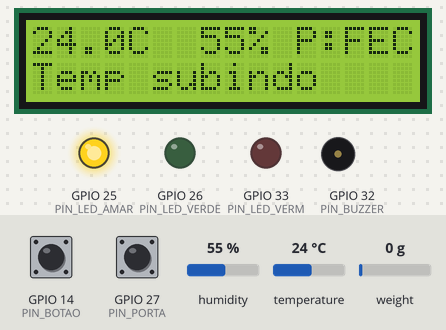
Bench run of a sketch on a simulated ESP32. On the bench: 16×2 character LCD, output pins drawn as LEDs (lit = HIGH), buzzer (waves = sounding). The test bench sets the inputs (shaded band); at power-on: temperature 24 °C, weight on the scale 0 g, GPIO 27 (PIN_PORTA) LOW, GPIO 14 (PIN_BOTAO) HIGH, humidity 55 %. WiFi joins after 1.5 s; servers stay silent unless stated; random numbers use the default seed unless the sketch sets one; no MQTT or app messages arrive unless stated; what the sketch prints to the serial monitor is not drawn.

Above: at 2.9 s.
3.0 s: temperature set to 8.8 °C
At 5.0 s:
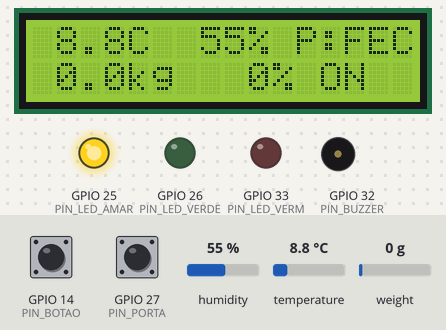
8.1 s: temperature set to 7.4 °C
At 10.8 s:
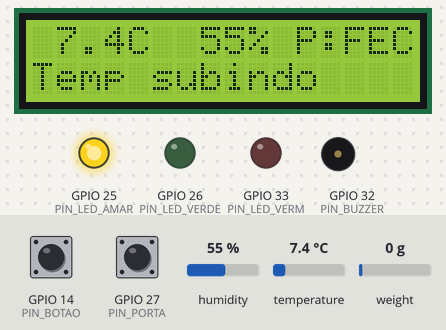
10.9 s: temperature set to 5.6 °C
At 13.2 s:
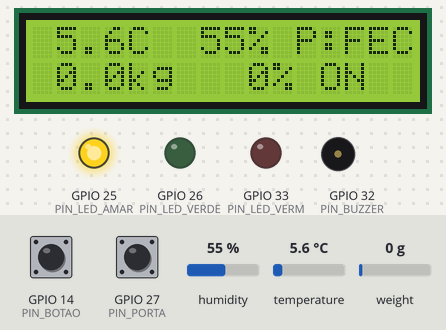
17.3 s: temperature set to 4.7 °C
At 19.5 s:
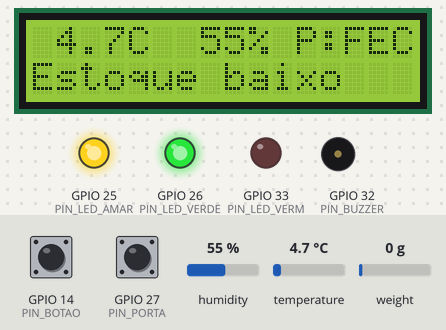
21.5 s: weight on the scale set to 100 g
At 24.5 s:
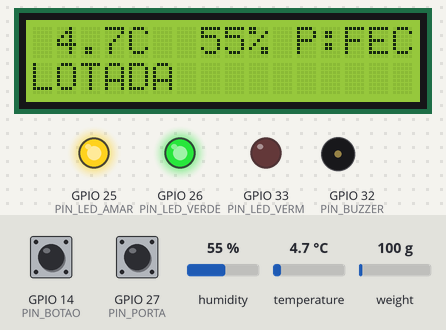
27.9 s: GPIO 27 (PIN_PORTA) pulled HIGH for 0.15 s
At 28.8 s:
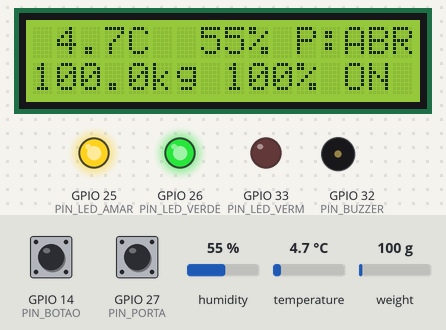
Timing chart, 0 to 30.9 s (numbered marks = the images above; inputs shaded):
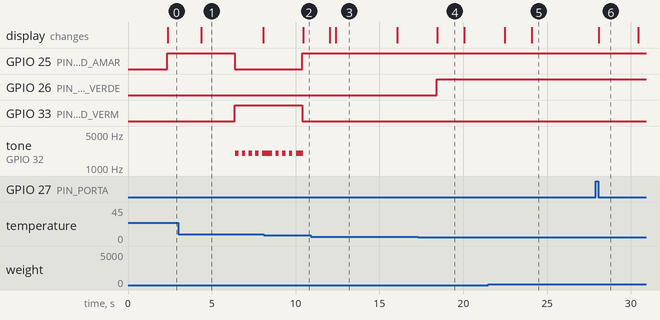

The sketch:

sketch.ino
```cpp
// =====================================================================
//  Geladeira Solidaria Inteligente - no IoT da geladeira (ESP32)
//  Global Solution 2026/2 - CitizenTech - FIAP 2TDSPA
//  Disciplina: Disruptive Architectures: IoT, IoB & Generative IA
//
//  O que este codigo faz, a cada 2 segundos:
//    1. Le temperatura e umidade (DHT22), a porta (sensor magnetico,
//       simulado por uma chave deslizante) e o peso dos alimentos
//       (celula de carga + HX711).
//    2. Decide o nivel da geladeira (OK / INFO / ATENCAO / CRITICO) com
//       as regras de regras.h e acende o LED da cor certa, toca o buzzer
//       quando precisa de alguem la e mostra tudo no LCD.
//    3. Publica no broker MQTT: telemetria a cada 10 s, alertas quando o
//       nivel muda, eventos de porta na hora e o resumo de uso (IoB).
//    4. Escuta comandos remotos (silenciar, mudar intervalo, tarar balanca).
//
//  Sem Wi-Fi ou sem broker, a geladeira continua funcionando sozinha
//  (LEDs, buzzer e LCD) e guarda as ultimas mensagens para mandar depois.
// =====================================================================
#include <WiFi.h>
#include <PubSubClient.h>
#include <DHTesp.h>
#include <HX711.h>
#include <Wire.h>
#include <LiquidCrystal_I2C.h>
#include "regras.h"

// ----------------------------- Configuracao --------------------------
// Wi-Fi do simulador Wokwi (sem senha). Na geladeira real, troque pela
// rede do local onde ela esta instalada.
const char* WIFI_SSID  = "Wokwi-GUEST";
const char* WIFI_SENHA = "";

// Broker MQTT publico, so para o prototipo (veja "Limitacoes" no README).
const char* MQTT_BROKER = "broker.hivemq.com";
const int   MQTT_PORTA  = 1883;

// Id da geladeira na API Java (3 = Geladeira Solidaria Heliopolis).
const int GELADEIRA_ID = 3;

// Capacidade usada para calcular a ocupacao. A celula de carga do
// simulador vai ate 50 kg; numa geladeira real seria a capacidade dela.
const float CAPACIDADE_KG = 50.0;

// Calibracao da celula de carga de 50 kg do Wokwi: leitura bruta de
// 0 a 21000 para 0 a 50 kg  ->  21000 / 50 = 420 unidades por kg.
const float ESCALA_HX711 = 420.0;

// Tempos
const unsigned long LEITURA_MS     = 2000;           // le os sensores
unsigned long       telemetriaMs   = 10000;          // publica telemetria (muda por comando)
const unsigned long JANELA_USO_MS  = 2UL * 60000UL;  // resumo de uso a cada 2 min (demo)
const unsigned long SILENCIO_MS    = 5UL * 60000UL;  // botao silencia o buzzer por 5 min
const unsigned long RECONEXAO_MS   = 5000;           // tenta reconectar a cada 5 s
const unsigned long PAGINA_LCD_MS  = 4000;           // troca a 2a linha do LCD

// ------------------------------- Pinos -------------------------------
const int PIN_DHT       = 15;
const int PIN_HX_DT     = 16;
const int PIN_HX_SCK    = 4;
const int PIN_PORTA     = 27;  // chave: ligada ao GND = porta FECHADA
const int PIN_BOTAO     = 14;  // botao do voluntario: silenciar buzzer
const int PIN_LED_VERDE = 26;
const int PIN_LED_AMAR  = 25;
const int PIN_LED_VERM  = 33;
const int PIN_BUZZER    = 32;
// LCD I2C: SDA = GPIO 21, SCL = GPIO 22 (padrao do ESP32)

// ------------------------------ Objetos ------------------------------
WiFiClient wifiClient;
PubSubClient mqtt(wifiClient);
DHTesp dht;
HX711 balanca;
LiquidCrystal_I2C lcd(0x27, 16, 2);

// Topicos: geladeira-solidaria/rm567693/geladeira/3/<tipo>
// O RM no caminho evita misturar com outros projetos no broker publico.
const char* TOPICO_RAIZ = "geladeira-solidaria/rm567693/geladeira";
char topTelemetria[80], topAlerta[80], topPorta[80], topUso[80], topStatus[80], topComando[80];

// ------------------------------ Estado -------------------------------
float temperaturaC = 0, umidadePct = 0, pesoKg = 0, ocupacaoPct = 0;
bool  sensorOk = false;
int   leiturasQuentes = 0;

bool  portaAberta = false;
unsigned long portaAbertaDesde = 0;     // quando abriu (para o alerta)
unsigned long portaContadaDesde = 0;    // desde quando o tempo aberto entra na janela de uso
int   leituraPortaAnterior = LOW;
unsigned long portaMudouEm = 0;

Avaliacao avaliacao = { NIVEL_OK, MOTIVO_NENHUM };
Avaliacao avaliacaoPublicada = { NIVEL_OK, MOTIVO_NENHUM };
bool  primeiraAvaliacao = true;

unsigned long silenciadoAte = 0;
UsoPorta uso = { 0, 0, 0 };
unsigned long seq = 0;

unsigned long ultimaLeitura = 0, ultimaTelemetria = 0, ultimaJanelaUso = 0;
unsigned long ultimaTentativaWifi = 0, ultimaTentativaMqtt = 0, ultimaPaginaLcd = 0;
int paginaLcd = 0;

// --------------- Fila offline (mensagens sem conexao) ----------------
// Guarda ate 15 mensagens; se encher, descarta a mais antiga.
const int FILA_MAX = 15;
char filaTopico[FILA_MAX][80];
char filaMsg[FILA_MAX][300];
int  filaInicio = 0, filaTamanho = 0;

void enfileirar(const char* topico, const char* msg) {
  int pos = (filaInicio + filaTamanho) % FILA_MAX;
  if (filaTamanho == FILA_MAX) {               // cheia: perde a mais antiga
    filaInicio = (filaInicio + 1) % FILA_MAX;
    pos = (filaInicio + filaTamanho - 1) % FILA_MAX;
  } else {
    filaTamanho++;
  }
  strncpy(filaTopico[pos], topico, sizeof(filaTopico[pos]) - 1);
  filaTopico[pos][sizeof(filaTopico[pos]) - 1] = '\0';
  strncpy(filaMsg[pos], msg, sizeof(filaMsg[pos]) - 1);
  filaMsg[pos][sizeof(filaMsg[pos]) - 1] = '\0';
}

void esvaziarFila() {
  int enviadas = 0;
  while (filaTamanho > 0 && mqtt.connected()) {
    if (!mqtt.publish(filaTopico[filaInicio], filaMsg[filaInicio])) break;
    filaInicio = (filaInicio + 1) % FILA_MAX;
    filaTamanho--;
    enviadas++;
  }
  if (enviadas > 0) {
    Serial.printf("[MQTT] %d mensagem(ns) guardada(s) offline foram enviadas\n", enviadas);
  }
}

// Publica; se nao der, guarda na fila para mandar quando reconectar.
void publicar(const char* topico, const char* msg, bool guardarSeFalhar = true) {
  if (mqtt.connected() && mqtt.publish(topico, msg)) {
    Serial.printf("[MQTT] -> %s %s\n", topico, msg);
    return;
  }
  if (guardarSeFalhar) {
    enfileirar(topico, msg);
    Serial.printf("[MQTT] offline, guardado na fila (%d/%d)\n", filaTamanho, FILA_MAX);
  }
}

// ------------------------------ Conexao ------------------------------
void tratarComando(char* topico, byte* payload, unsigned int tamanho);

void conectarWifi() {
  if (WiFi.status() == WL_CONNECTED) return;
  if (millis() - ultimaTentativaWifi < RECONEXAO_MS && ultimaTentativaWifi != 0) return;
  ultimaTentativaWifi = millis();
  Serial.println("[WiFi] conectando...");
  WiFi.disconnect();
  WiFi.begin(WIFI_SSID, WIFI_SENHA, 6);   // canal 6: conecta mais rapido no Wokwi
}

void conectarMqtt() {
  if (WiFi.status() != WL_CONNECTED || mqtt.connected()) return;
  if (millis() - ultimaTentativaMqtt < RECONEXAO_MS && ultimaTentativaMqtt != 0) return;
  ultimaTentativaMqtt = millis();

  char clientId[40];
  snprintf(clientId, sizeof(clientId), "geladeira-%d-%04lx", GELADEIRA_ID, (unsigned long)random(0xffff));
  Serial.printf("[MQTT] conectando em %s como %s...\n", MQTT_BROKER, clientId);

  // "Last Will": se a geladeira cair sem avisar, o broker publica "offline".
  if (mqtt.connect(clientId, topStatus, 1, true, "{\"online\":false}")) {
    Serial.println("[MQTT] conectado");
    mqtt.publish(topStatus, "{\"online\":true}", true);
    mqtt.subscribe(topComando);
    esvaziarFila();
  } else {
    Serial.printf("[MQTT] falhou (codigo %d), tento de novo em 5 s\n", mqtt.state());
  }
}

// --------------------------- Leitura e regra --------------------------
void lerSensores() {
  TempAndHumidity d = dht.getTempAndHumidity();
  sensorOk = (dht.getStatus() == 0) && !isnan(d.temperature) && !isnan(d.humidity);
  if (sensorOk) {
    temperaturaC = d.temperature;
    umidadePct = d.humidity;
  }

  if (balanca.wait_ready_timeout(200)) {
    pesoKg = balanca.get_units(3);
    if (pesoKg < 0) pesoKg = 0;      // ruido perto de zero
  }
  ocupacaoPct = calcularOcupacao(pesoKg, CAPACIDADE_KG);

  leiturasQuentes = atualizarLeiturasQuentes(leiturasQuentes, temperaturaC, sensorOk);
}

unsigned long tempoPortaAberta() {
  return portaAberta ? millis() - portaAbertaDesde : 0;
}

void montarTelemetria(char* buf, size_t tam) {
  snprintf(buf, tam,
    "{\"geladeiraId\":%d,\"seq\":%lu,\"sensorOk\":%s,\"temperaturaC\":%.1f,\"umidadePct\":%.1f,"
    "\"portaAberta\":%s,\"portaAbertaSeg\":%lu,\"pesoKg\":%.1f,\"ocupacaoPct\":%.1f,"
    "\"nivel\":\"%s\",\"motivo\":\"%s\",\"uptimeSeg\":%lu,\"rssi\":%d}",
    GELADEIRA_ID, ++seq, sensorOk ? "true" : "false", temperaturaC, umidadePct,
    portaAberta ? "true" : "false", tempoPortaAberta() / 1000, pesoKg, ocupacaoPct,
    nomeNivel(avaliacao.nivel), nomeMotivo(avaliacao.motivo), millis() / 1000,
    WiFi.status() == WL_CONNECTED ? (int)WiFi.RSSI() : 0);
}

void publicarTelemetria() {
  char buf[300];
  montarTelemetria(buf, sizeof(buf));
  publicar(topTelemetria, buf);
}

void publicarAlerta() {
  char buf[300];
  const char* msg = avaliacao.nivel == NIVEL_OK ? "Geladeira voltou ao normal" : textoLcd(avaliacao.motivo);
  snprintf(buf, sizeof(buf),
    "{\"geladeiraId\":%d,\"nivel\":\"%s\",\"motivo\":\"%s\",\"mensagem\":\"%s\","
    "\"temperaturaC\":%.1f,\"ocupacaoPct\":%.1f,\"portaAbertaSeg\":%lu}",
    GELADEIRA_ID, nomeNivel(avaliacao.nivel), nomeMotivo(avaliacao.motivo), msg,
    temperaturaC, ocupacaoPct, tempoPortaAberta() / 1000);
  publicar(topAlerta, buf);
}

void avaliarEReagir() {
  avaliacao = avaliar(sensorOk, temperaturaC, umidadePct, leiturasQuentes,
                      portaAberta, tempoPortaAberta(), ocupacaoPct);

  bool mudou = primeiraAvaliacao ||
               avaliacao.nivel != avaliacaoPublicada.nivel ||
               avaliacao.motivo != avaliacaoPublicada.motivo;
  if (mudou) {
    Serial.printf("[REGRA] %s / %s\n", nomeNivel(avaliacao.nivel), nomeMotivo(avaliacao.motivo));
    // Se surgiu um problema novo, o silencio anterior deixa de valer.
    if (!primeiraAvaliacao && avaliacao.nivel > avaliacaoPublicada.nivel) silenciadoAte = 0;
    publicarAlerta();
    publicarTelemetria();             // manda o estado novo na hora
    avaliacaoPublicada = avaliacao;
    primeiraAvaliacao = false;
  }
}

// --------------------------- Saidas locais ---------------------------
bool estaSilenciado() {
  return silenciadoAte != 0 && (long)(silenciadoAte - millis()) > 0;
}

void atualizarLeds() {
  digitalWrite(PIN_LED_VERDE, avaliacao.nivel <= NIVEL_INFO);
  digitalWrite(PIN_LED_AMAR,  avaliacao.nivel == NIVEL_ATENCAO || avaliacao.nivel == NIVEL_INFO);
  digitalWrite(PIN_LED_VERM,  avaliacao.nivel == NIVEL_CRITICO);
}

// Buzzer sem travar o loop: critico = bipe rapido; porta = bipe curto por segundo.
void atualizarBuzzer() {
  if (!deveTocarBuzzer(avaliacao, estaSilenciado())) {
    noTone(PIN_BUZZER);
    return;
  }
  unsigned long t = millis();
  bool ligado = (avaliacao.nivel == NIVEL_CRITICO) ? (t % 400 < 200) : (t % 1000 < 100);
  if (ligado) tone(PIN_BUZZER, avaliacao.nivel == NIVEL_CRITICO ? 2000 : 1200);
  else noTone(PIN_BUZZER);
}

void atualizarLcd() {
  char l1[17], l2[17];
  if (sensorOk) snprintf(l1, sizeof(l1), "%4.1fC %3.0f%% P:%s", temperaturaC, umidadePct, portaAberta ? "ABR" : "FEC");
  else          snprintf(l1, sizeof(l1), "Sensor sem dados");

  if (paginaLcd == 0) {
    snprintf(l2, sizeof(l2), "%-16s", textoLcd(avaliacao.motivo));
  } else {
    snprintf(l2, sizeof(l2), "%4.1fkg %3.0f%% %s", pesoKg, ocupacaoPct, mqtt.connected() ? "ON " : "OFF");
  }
  lcd.setCursor(0, 0); lcd.print(l1); for (int i = strlen(l1); i < 16; i++) lcd.print(' ');
  lcd.setCursor(0, 1); lcd.print(l2); for (int i = strlen(l2); i < 16; i++) lcd.print(' ');
}

// ------------------------- Porta e IoB (uso) --------------------------
void verificarPorta() {
  int leitura = digitalRead(PIN_PORTA);
  if (leitura != leituraPortaAnterior) {         // debounce de 50 ms
    leituraPortaAnterior = leitura;
    portaMudouEm = millis();
    return;
  }
  if (millis() - portaMudouEm < 50) return;

  // Chave ligada ao GND (LOW) = porta fechada. Fio solto le HIGH = "aberta",
  // entao uma falha no sensor nunca esconde uma porta aberta.
  bool aberta = (leitura == HIGH);
  if (aberta == portaAberta) return;

  portaAberta = aberta;
  char buf[160];
  if (aberta) {
    portaAbertaDesde = millis();
    portaContadaDesde = portaAbertaDesde;
    uso.aberturas++;
    snprintf(buf, sizeof(buf), "{\"geladeiraId\":%d,\"evento\":\"ABRIU\",\"aberturasNaJanela\":%lu}",
             GELADEIRA_ID, uso.aberturas);
  } else {
    unsigned long duracao = millis() - portaAbertaDesde;
    registrarFechamento(uso, millis() - portaContadaDesde, duracao);
    snprintf(buf, sizeof(buf), "{\"geladeiraId\":%d,\"evento\":\"FECHOU\",\"duracaoSeg\":%.1f}",
             GELADEIRA_ID, duracao / 1000.0);
  }
  publicar(topPorta, buf);
}

void publicarResumoUso() {
  // Se a porta esta aberta agora, conta o tempo ate aqui nesta janela.
  UsoPorta janela = uso;
  if (portaAberta) janela.tempoAbertoMs += millis() - portaContadaDesde;

  unsigned long porHora = janela.aberturas * 3600000UL / JANELA_USO_MS;
  char buf[300];
  snprintf(buf, sizeof(buf),
    "{\"geladeiraId\":%d,\"janelaMin\":%lu,\"aberturas\":%lu,\"aberturasPorHora\":%lu,"
    "\"mediaAberturaSeg\":%.1f,\"tempoAbertoSeg\":%lu,\"esquecimentos\":%lu,\"movimento\":\"%s\","
    "\"pesoKg\":%.1f,\"ocupacaoPct\":%.1f}",
    GELADEIRA_ID, JANELA_USO_MS / 60000UL, janela.aberturas, porHora,
    mediaAberturaSeg(janela), janela.tempoAbertoMs / 1000, janela.esquecimentos,
    classificarMovimento(porHora), pesoKg, ocupacaoPct);
  publicar(topUso, buf);

  uso = { 0, 0, 0 };
  // O tempo que ainda falta conta na proxima janela. portaAbertaDesde nao muda,
  // senao o alerta de porta esquecida recomecaria do zero.
  if (portaAberta) portaContadaDesde = millis();
}

// ------------------------------ Comandos -----------------------------
// Exemplos (publicar no topico .../comando):
//   {"acao":"silenciar"}
//   {"acao":"intervalo","segundos":5}
//   {"acao":"tara"}      (zera a balanca com a geladeira vazia)
//   {"acao":"status"}    (manda a telemetria agora)
void tratarComando(char* topico, byte* payload, unsigned int tamanho) {
  char msg[128];
  unsigned int n = tamanho < sizeof(msg) - 1 ? tamanho : sizeof(msg) - 1;
  memcpy(msg, payload, n);
  msg[n] = '\0';
  Serial.printf("[CMD] <- %s\n", msg);

  if (strstr(msg, "\"silenciar\"")) {
    silenciadoAte = millis() + SILENCIO_MS;
    Serial.println("[CMD] buzzer silenciado por 5 min");
  } else if (strstr(msg, "\"intervalo\"")) {
    const char* p = strstr(msg, "\"segundos\":");
    int s = p ? atoi(p + 11) : 0;
    if (s >= 2 && s <= 3600) {
      telemetriaMs = (unsigned long)s * 1000UL;
      Serial.printf("[CMD] telemetria a cada %d s\n", s);
    } else {
      Serial.println("[CMD] intervalo invalido (use de 2 a 3600 s)");
    }
  } else if (strstr(msg, "\"tara\"")) {
    balanca.tare();
    Serial.println("[CMD] balanca zerada");
  } else if (strstr(msg, "\"status\"")) {
    publicarTelemetria();
  } else {
    Serial.println("[CMD] comando desconhecido");
  }
}

// --------------------------- setup e loop ----------------------------
void setup() {
  Serial.begin(115200);
  Serial.println("\n=== Geladeira Solidaria Inteligente ===");

  pinMode(PIN_PORTA, INPUT_PULLUP);
  pinMode(PIN_BOTAO, INPUT_PULLUP);
  pinMode(PIN_LED_VERDE, OUTPUT);
  pinMode(PIN_LED_AMAR, OUTPUT);
  pinMode(PIN_LED_VERM, OUTPUT);
  pinMode(PIN_BUZZER, OUTPUT);
  leituraPortaAnterior = digitalRead(PIN_PORTA);
  portaAberta = (leituraPortaAnterior == HIGH);
  if (portaAberta) { portaAbertaDesde = portaContadaDesde = millis(); uso.aberturas = 1; }

  lcd.init();
  lcd.backlight();
  lcd.setCursor(0, 0); lcd.print("Geladeira");
  lcd.setCursor(0, 1); lcd.print("Solidaria #"); lcd.print(GELADEIRA_ID);

  dht.setup(PIN_DHT, DHTesp::DHT22);
  balanca.begin(PIN_HX_DT, PIN_HX_SCK);
  balanca.set_scale(ESCALA_HX711);
  // Sem tara automatica: na instalacao real a tara e feita uma vez, com a
  // geladeira vazia, pelo comando {"acao":"tara"}.

  snprintf(topTelemetria, sizeof(topTelemetria), "%s/%d/telemetria", TOPICO_RAIZ, GELADEIRA_ID);
  snprintf(topAlerta,     sizeof(topAlerta),     "%s/%d/alerta",     TOPICO_RAIZ, GELADEIRA_ID);
  snprintf(topPorta,      sizeof(topPorta),      "%s/%d/porta",      TOPICO_RAIZ, GELADEIRA_ID);
  snprintf(topUso,        sizeof(topUso),        "%s/%d/uso",        TOPICO_RAIZ, GELADEIRA_ID);
  snprintf(topStatus,     sizeof(topStatus),     "%s/%d/status",     TOPICO_RAIZ, GELADEIRA_ID);
  snprintf(topComando,    sizeof(topComando),    "%s/%d/comando",    TOPICO_RAIZ, GELADEIRA_ID);

  mqtt.setServer(MQTT_BROKER, MQTT_PORTA);
  mqtt.setCallback(tratarComando);
  mqtt.setBufferSize(512);
  randomSeed(esp_random());

  WiFi.mode(WIFI_STA);
  conectarWifi();
  Serial.printf("Topicos: %s/%d/<telemetria|alerta|porta|uso|status|comando>\n", TOPICO_RAIZ, GELADEIRA_ID);
  ultimaJanelaUso = millis();
}

void loop() {
  unsigned long agora = millis();

  conectarWifi();
  conectarMqtt();
  mqtt.loop();

  verificarPorta();

  // Botao do voluntario: silencia o buzzer (o LED continua aceso).
  if (digitalRead(PIN_BOTAO) == LOW && !estaSilenciado()) {
    silenciadoAte = agora + SILENCIO_MS;
    Serial.println("[BOTAO] buzzer silenciado por 5 min");
  }

  if (agora - ultimaLeitura >= LEITURA_MS) {
    ultimaLeitura = agora;
    lerSensores();
    avaliarEReagir();
    atualizarLeds();
    atualizarLcd();
  }

  if (agora - ultimaTelemetria >= telemetriaMs) {
    ultimaTelemetria = agora;
    publicarTelemetria();
  }

  if (agora - ultimaJanelaUso >= JANELA_USO_MS) {
    ultimaJanelaUso = agora;
    publicarResumoUso();
  }

  if (agora - ultimaPaginaLcd >= PAGINA_LCD_MS) {
    ultimaPaginaLcd = agora;
    paginaLcd = 1 - paginaLcd;
    atualizarLcd();
  }

  atualizarBuzzer();
  delay(10);
}
```

Source omitted: regras.h (7139 bytes)

Measured:
- the behaviour switches between 8.1 and 8 °C on temperature (found by bisection; images 1 and 2)
- the behaviour switches between 5.1 and 5 °C on temperature (found by bisection; images 3 and 4)
- after the input at 8.1 s, GPIO 25 (PIN_LED_AMAR): LOW → HIGH after 2.3 s; GPIO 33 (PIN_LED_VERM): HIGH → LOW after 2.3 s; the display: changes after 2.3 s (image 2)
- after the input at 17.3 s, GPIO 26 (PIN_LED_VERDE): LOW → HIGH after 1.1 s
- what the display in image 3 shows lasts 3.7 s, from 12.4 s to 16.1 s
- what the display in image 4 shows lasts 1.6 s, from 18.5 s to 20.1 s
